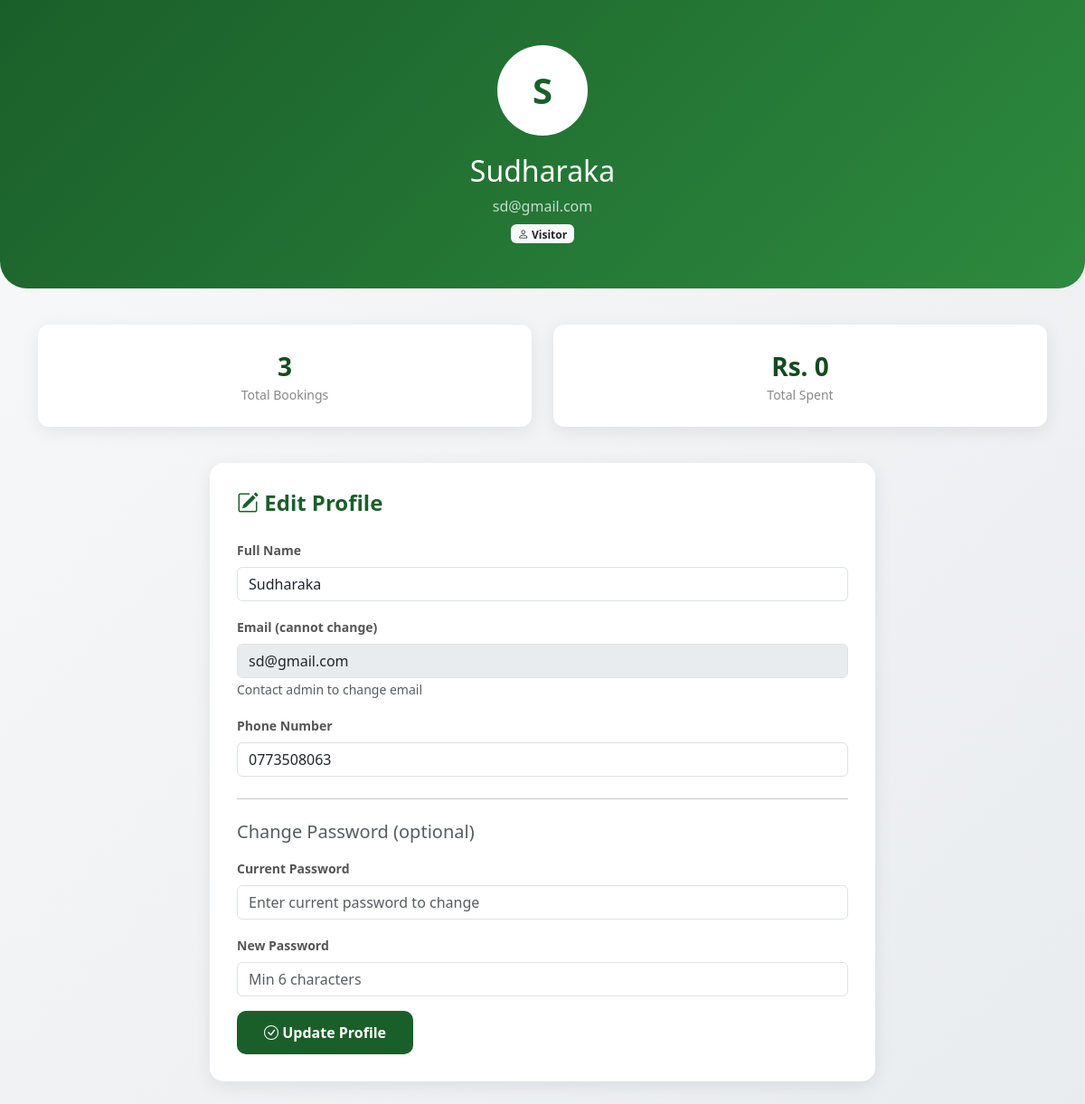
The app's page /profile.php (signed in) with its own data.
### tables this page shows
CREATE TABLE `users` (
  `id` int(11) NOT NULL,
  `full_name` varchar(100) NOT NULL,
  `email` varchar(100) NOT NULL,
  `password` varchar(255) NOT NULL,
  `phone` varchar(20) DEFAULT NULL,
  `role` enum('visitor','driver','guide','admin') DEFAULT 'visitor',
  `status` enum('active','inactive') DEFAULT 'active',
  `created_at` timestamp NOT NULL DEFAULT current_timestamp()
);

### profile.php (the view, shortened to what this page needs)
<?php
require_once 'db.php';
$visitorId = $_SESSION['user_id'];
try {
    $stmt = $pdo->prepare("SELECT * FROM users WHERE id = ?");
    $stmt->execute([$visitorId]);
    $user = $stmt->fetch();
} catch (PDOException $e) {
    $user = null;
}
try {
    $totalBookings = $pdo->prepare("SELECT COUNT(*) FROM bookings WHERE visitor_id = ?");
    $totalBookings->execute([$visitorId]);
    $bookingCount = $totalBookings->fetchColumn();
    $totalSpent = $pdo->prepare("SELECT COALESCE(SUM(total_amount), 0) FROM bookings WHERE visitor_id = ? AND payment_status = 'paid'");
    $totalSpent->execute([$visitorId]);
    $spentAmount = $totalSpent->fetchColumn();
} catch (PDOException $e) {
    $bookingCount = 0;
    $spentAmount = 0;
}
?>
<!DOCTYPE html>
<html lang="en">
<head>
    <link href="https://cdn.jsdelivr.net/npm/bootstrap@5.3.2/dist/css/bootstrap.min.css" rel="stylesheet">
    <link rel="stylesheet" href="https://cdn.jsdelivr.net/npm/bootstrap-icons@1.11.1/font/bootstrap-icons.css">
</head>
<body>
    <div class="profile-header">
        <div class="avatar-circle">
            <?php echo strtoupper(substr($user['full_name'] ?? 'U', 0, 1)); ?>
        </div>
        <h2><?php echo htmlspecialchars($user['full_name'] ?? 'User'); ?></h2>
        <p class="mb-0 opacity-75"><?php echo htmlspecialchars($user['email'] ?? ''); ?></p>
        <span class="badge bg-light text-dark mt-2">
            <i class="bi bi-person"></i> Visitor
        </span>
    </div>
    <div class="container">
        <div class="row mb-4">
            <div class="col-md-6 mb-3">
                <div class="stat-box">
                    <div class="stat-number"><?php echo $bookingCount; ?></div>
                    <div class="stat-label">Total Bookings</div>
                </div>
            </div>
            <div class="col-md-6 mb-3">
                <div class="stat-box">
                    <div class="stat-number">Rs. <?php echo number_format($spentAmount, 0); ?></div>
                    <div class="stat-label">Total Spent</div>
                </div>
            </div>
        </div>
        <div class="row">
            <div class="col-lg-8 mx-auto">
                <div class="profile-card">
                    <h4><i class="bi bi-pencil-square"></i> Edit Profile</h4>
                    <form method="POST" action="profile.php">
                        <div class="mb-3">
                            <label class="form-label">Full Name</label>
                            <input type="text" class="form-control" name="full_name"
                                   value="<?php echo htmlspecialchars($user['full_name'] ?? ''); ?>" required>
                        </div>
                        <div class="mb-3">
                            <label class="form-label">Email (cannot change)</label>
                            <input type="email" class="form-control" value="<?php echo htmlspecialchars($user['email'] ?? ''); ?>" disabled>
                            <small class="text-muted">Contact admin to change email</small>
                        </div>
                        <div class="mb-3">
                            <label class="form-label">Phone Number</label>
                            <input type="tel" class="form-control" name="phone"
                                   value="<?php echo htmlspecialchars($user['phone'] ?? ''); ?>">
                        </div>
                        <hr class="my-4">
                        <h5 class="mb-3 text-muted">Change Password (optional)</h5>
                        <div class="mb-3">
                            <label class="form-label">Current Password</label>
                            <input type="password" class="form-control" name="current_password"
                                   placeholder="Enter current password to change">
                        </div>
                        <div class="mb-3">
                            <label class="form-label">New Password</label>
                            <input type="password" class="form-control" name="new_password"
                                   placeholder="Min 6 characters">
                        </div>
                        <button type="submit" class="btn-update">
                            <i class="bi bi-check-circle"></i> Update Profile
                        </button>
                    </form>
                </div>
            </div>
        </div>
    </div>
</body>
</html>

### profile.php (style rules this page uses)
:root { --primary-green: #1a5f2a; --light-green: #2d8a3e; --dark-green: #144a20; }
body { background: linear-gradient(135deg, #f8f9fa 0%, #e9ecef 100%); font-family: 'Segoe UI', Tahoma, Geneva, Verdana, sans-serif; min-height: 100vh; }
.profile-header { background: linear-gradient(135deg, var(--primary-green) 0%, var(--light-green) 100%); color: white; padding: 50px 0; text-align: center; margin-bottom: 40px; border-radius: 0 0 30px 30px; }
.avatar-circle { width: 100px; height: 100px; border-radius: 50%; background: white; color: var(--primary-green); display: flex; align-items: center; justify-content: center; font-size: 40px; font-weight: bold; margin: 0 auto 20px; border: 4px solid rgba(255,255,255,0.3); }
.profile-card { background: white; border-radius: 15px; box-shadow: 0 5px 20px rgba(0,0,0,0.08); padding: 30px; margin-bottom: 25px; }
.profile-card h4 { color: var(--primary-green); margin-bottom: 25px; font-weight: bold; }
.form-label { font-weight: 600; color: #555; font-size: 14px; }
.btn-update { background: var(--primary-green); color: white; padding: 12px 30px; border: none; border-radius: 10px; font-weight: bold; }
.stat-box { background: white; border-radius: 12px; padding: 25px; text-align: center; box-shadow: 0 5px 20px rgba(0,0,0,0.08); }
.stat-number { font-size: 28px; font-weight: bold; color: var(--dark-green); }
.stat-label { color: #888; font-size: 14px; }

### records on screen
users: full_name "S", full_name "Sudharaka", email "sd@gmail.com", phone "0773508063"

### other values on screen
$bookingCount "3"
$spentAmount "0"
